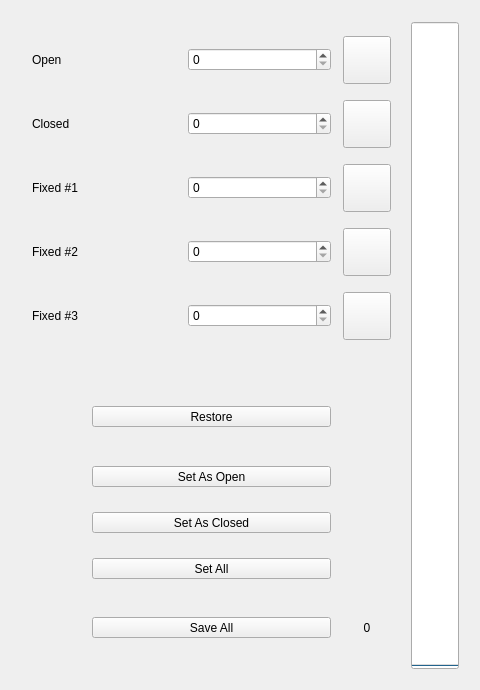
<?xml version="1.0" encoding="UTF-8"?>
<ui version="4.0">
 <class>PageHome</class>
 <widget class="QWidget" name="PageHome">
  <property name="geometry">
   <rect>
    <x>0</x>
    <y>0</y>
    <width>480</width>
    <height>690</height>
   </rect>
  </property>
  <widget class="QWidget" name="horizontalLayoutWidget">
   <property name="geometry">
    <rect>
     <x>10</x>
     <y>10</y>
     <width>461</width>
     <height>671</height>
    </rect>
   </property>
   <layout class="QHBoxLayout" name="layout">
    <property name="spacing">
     <number>0</number>
    </property>
    <property name="sizeConstraint">
     <enum>QLayout::SetNoConstraint</enum>
    </property>
    <item>
     <layout class="QGridLayout" name="layPanels">
      <property name="sizeConstraint">
       <enum>QLayout::SetNoConstraint</enum>
      </property>
      <property name="spacing">
       <number>0</number>
      </property>
      <item row="0" column="0">
       <widget class="QWidget" name="pageTopLeft" native="true">
        <property name="sizePolicy">
         <sizepolicy hsizetype="Expanding" vsizetype="Expanding">
          <horstretch>0</horstretch>
          <verstretch>0</verstretch>
         </sizepolicy>
        </property>
        <widget class="QWidget" name="layoutWidget1">
         <property name="geometry">
          <rect>
           <x>10</x>
           <y>10</y>
           <width>371</width>
           <height>336</height>
          </rect>
         </property>
         <layout class="QGridLayout" name="layTopLeft">
          <property name="sizeConstraint">
           <enum>QLayout::SetNoConstraint</enum>
          </property>
          <property name="leftMargin">
           <number>12</number>
          </property>
          <property name="topMargin">
           <number>12</number>
          </property>
          <property name="bottomMargin">
           <number>12</number>
          </property>
          <property name="spacing">
           <number>12</number>
          </property>
          <item row="3" column="1">
           <widget class="SpinBox" name="sbxFixed2">
            <property name="maximum">
             <number>127</number>
            </property>
           </widget>
          </item>
          <item row="1" column="0">
           <widget class="QLabel" name="lblClosed">
            <property name="text">
             <string>Closed</string>
            </property>
           </widget>
          </item>
          <item row="4" column="1">
           <widget class="SpinBox" name="sbxFixed3">
            <property name="maximum">
             <number>127</number>
            </property>
           </widget>
          </item>
          <item row="3" column="0">
           <widget class="QLabel" name="lblFixed2">
            <property name="text">
             <string>Fixed #2</string>
            </property>
           </widget>
          </item>
          <item row="4" column="0">
           <widget class="QLabel" name="lblFixed3">
            <property name="text">
             <string>Fixed #3</string>
            </property>
           </widget>
          </item>
          <item row="4" column="2">
           <widget class="QToolButton" name="tbnSetFixed3">
            <property name="minimumSize">
             <size>
              <width>48</width>
              <height>48</height>
             </size>
            </property>
            <property name="icon">
             <iconset resource="../../resources/resources.qrc">
              <normaloff>:/icons/check.png</normaloff>:/icons/check.png</iconset>
            </property>
            <property name="iconSize">
             <size>
              <width>24</width>
              <height>24</height>
             </size>
            </property>
           </widget>
          </item>
          <item row="1" column="2">
           <widget class="QToolButton" name="tbnSetClosed">
            <property name="minimumSize">
             <size>
              <width>48</width>
              <height>48</height>
             </size>
            </property>
            <property name="icon">
             <iconset resource="../../resources/resources.qrc">
              <normaloff>:/icons/check.png</normaloff>:/icons/check.png</iconset>
            </property>
            <property name="iconSize">
             <size>
              <width>24</width>
              <height>24</height>
             </size>
            </property>
           </widget>
          </item>
          <item row="0" column="0">
           <widget class="QLabel" name="lblOpen">
            <property name="text">
             <string>Open</string>
            </property>
           </widget>
          </item>
          <item row="2" column="0">
           <widget class="QLabel" name="lblFixed1">
            <property name="text">
             <string>Fixed #1</string>
            </property>
           </widget>
          </item>
          <item row="2" column="1">
           <widget class="SpinBox" name="sbxFixed1">
            <property name="maximum">
             <number>127</number>
            </property>
           </widget>
          </item>
          <item row="0" column="1">
           <widget class="SpinBox" name="sbxOpen">
            <property name="maximum">
             <number>1023</number>
            </property>
           </widget>
          </item>
          <item row="2" column="2">
           <widget class="QToolButton" name="tbnSetFixed1">
            <property name="minimumSize">
             <size>
              <width>48</width>
              <height>48</height>
             </size>
            </property>
            <property name="icon">
             <iconset resource="../../resources/resources.qrc">
              <normaloff>:/icons/check.png</normaloff>:/icons/check.png</iconset>
            </property>
            <property name="iconSize">
             <size>
              <width>24</width>
              <height>24</height>
             </size>
            </property>
           </widget>
          </item>
          <item row="1" column="1">
           <widget class="SpinBox" name="sbxClosed">
            <property name="maximum">
             <number>1023</number>
            </property>
           </widget>
          </item>
          <item row="0" column="2">
           <widget class="QToolButton" name="tbnSetOpen">
            <property name="minimumSize">
             <size>
              <width>48</width>
              <height>48</height>
             </size>
            </property>
            <property name="icon">
             <iconset resource="../../resources/resources.qrc">
              <normaloff>:/icons/check.png</normaloff>:/icons/check.png</iconset>
            </property>
            <property name="iconSize">
             <size>
              <width>24</width>
              <height>24</height>
             </size>
            </property>
           </widget>
          </item>
          <item row="3" column="2">
           <widget class="QToolButton" name="tbnSetFixed2">
            <property name="minimumSize">
             <size>
              <width>48</width>
              <height>48</height>
             </size>
            </property>
            <property name="text">
             <string/>
            </property>
            <property name="icon">
             <iconset resource="../../resources/resources.qrc">
              <normaloff>:/icons/check.png</normaloff>:/icons/check.png</iconset>
            </property>
            <property name="iconSize">
             <size>
              <width>24</width>
              <height>24</height>
             </size>
            </property>
           </widget>
          </item>
         </layout>
        </widget>
       </widget>
      </item>
      <item row="1" column="0">
       <widget class="QWidget" name="pageBottomRight" native="true">
        <property name="sizePolicy">
         <sizepolicy hsizetype="Expanding" vsizetype="Expanding">
          <horstretch>0</horstretch>
          <verstretch>0</verstretch>
         </sizepolicy>
        </property>
        <widget class="QWidget" name="layoutWidget">
         <property name="geometry">
          <rect>
           <x>10</x>
           <y>10</y>
           <width>371</width>
           <height>337</height>
          </rect>
         </property>
         <layout class="QGridLayout" name="layBottomRight">
          <property name="sizeConstraint">
           <enum>QLayout::SetNoConstraint</enum>
          </property>
          <property name="leftMargin">
           <number>12</number>
          </property>
          <property name="topMargin">
           <number>12</number>
          </property>
          <property name="bottomMargin">
           <number>12</number>
          </property>
          <property name="horizontalSpacing">
           <number>12</number>
          </property>
          <property name="verticalSpacing">
           <number>0</number>
          </property>
          <item row="2" column="1">
           <widget class="QToolButton" name="tbnSetAsClosed">
            <property name="sizePolicy">
             <sizepolicy hsizetype="Expanding" vsizetype="Fixed">
              <horstretch>0</horstretch>
              <verstretch>0</verstretch>
             </sizepolicy>
            </property>
            <property name="text">
             <string>Set As Closed</string>
            </property>
            <property name="icon">
             <iconset resource="../../resources/resources.qrc">
              <normaloff>:/icons/check.png</normaloff>:/icons/check.png</iconset>
            </property>
            <property name="iconSize">
             <size>
              <width>24</width>
              <height>24</height>
             </size>
            </property>
            <property name="toolButtonStyle">
             <enum>Qt::ToolButtonTextUnderIcon</enum>
            </property>
           </widget>
          </item>
          <item row="1" column="1">
           <widget class="QToolButton" name="tbnSetAsOpen">
            <property name="sizePolicy">
             <sizepolicy hsizetype="Expanding" vsizetype="Fixed">
              <horstretch>0</horstretch>
              <verstretch>0</verstretch>
             </sizepolicy>
            </property>
            <property name="text">
             <string>Set As Open</string>
            </property>
            <property name="icon">
             <iconset resource="../../resources/resources.qrc">
              <normaloff>:/icons/check.png</normaloff>:/icons/check.png</iconset>
            </property>
            <property name="iconSize">
             <size>
              <width>24</width>
              <height>24</height>
             </size>
            </property>
            <property name="toolButtonStyle">
             <enum>Qt::ToolButtonTextUnderIcon</enum>
            </property>
           </widget>
          </item>
          <item row="5" column="3">
           <widget class="QLabel" name="lblHHLevel">
            <property name="sizePolicy">
             <sizepolicy hsizetype="Fixed" vsizetype="Fixed">
              <horstretch>0</horstretch>
              <verstretch>0</verstretch>
             </sizepolicy>
            </property>
            <property name="minimumSize">
             <size>
              <width>48</width>
              <height>48</height>
             </size>
            </property>
            <property name="text">
             <string notr="true">0</string>
            </property>
            <property name="textFormat">
             <enum>Qt::PlainText</enum>
            </property>
            <property name="alignment">
             <set>Qt::AlignCenter</set>
            </property>
           </widget>
          </item>
          <item row="0" column="1">
           <widget class="QToolButton" name="tbnRestore">
            <property name="sizePolicy">
             <sizepolicy hsizetype="Expanding" vsizetype="Fixed">
              <horstretch>0</horstretch>
              <verstretch>0</verstretch>
             </sizepolicy>
            </property>
            <property name="text">
             <string>Restore</string>
            </property>
            <property name="icon">
             <iconset resource="../../resources/resources.qrc">
              <normaloff>:/icons/restore.png</normaloff>:/icons/restore.png</iconset>
            </property>
            <property name="iconSize">
             <size>
              <width>24</width>
              <height>24</height>
             </size>
            </property>
            <property name="toolButtonStyle">
             <enum>Qt::ToolButtonTextUnderIcon</enum>
            </property>
           </widget>
          </item>
          <item row="5" column="1">
           <widget class="QToolButton" name="tbnSaveAll">
            <property name="sizePolicy">
             <sizepolicy hsizetype="Expanding" vsizetype="Fixed">
              <horstretch>0</horstretch>
              <verstretch>0</verstretch>
             </sizepolicy>
            </property>
            <property name="text">
             <string>Save All</string>
            </property>
            <property name="icon">
             <iconset resource="../../resources/resources.qrc">
              <normaloff>:/icons/microchip.png</normaloff>:/icons/microchip.png</iconset>
            </property>
            <property name="iconSize">
             <size>
              <width>24</width>
              <height>24</height>
             </size>
            </property>
            <property name="toolButtonStyle">
             <enum>Qt::ToolButtonTextUnderIcon</enum>
            </property>
           </widget>
          </item>
          <item row="4" column="1">
           <widget class="QToolButton" name="tbnSetAll">
            <property name="sizePolicy">
             <sizepolicy hsizetype="Expanding" vsizetype="Fixed">
              <horstretch>0</horstretch>
              <verstretch>0</verstretch>
             </sizepolicy>
            </property>
            <property name="text">
             <string>Set All</string>
            </property>
            <property name="icon">
             <iconset resource="../../resources/resources.qrc">
              <normaloff>:/icons/check.png</normaloff>:/icons/check.png</iconset>
            </property>
            <property name="iconSize">
             <size>
              <width>24</width>
              <height>24</height>
             </size>
            </property>
            <property name="toolButtonStyle">
             <enum>Qt::ToolButtonTextUnderIcon</enum>
            </property>
           </widget>
          </item>
          <item row="0" column="0">
           <spacer name="hsp">
            <property name="orientation">
             <enum>Qt::Horizontal</enum>
            </property>
            <property name="sizeType">
             <enum>QSizePolicy::Fixed</enum>
            </property>
            <property name="sizeHint" stdset="0">
             <size>
              <width>60</width>
              <height>48</height>
             </size>
            </property>
           </spacer>
          </item>
         </layout>
        </widget>
       </widget>
      </item>
     </layout>
    </item>
    <item>
     <layout class="QVBoxLayout" name="layHHLevelBar">
      <property name="spacing">
       <number>0</number>
      </property>
      <property name="sizeConstraint">
       <enum>QLayout::SetNoConstraint</enum>
      </property>
      <property name="leftMargin">
       <number>12</number>
      </property>
      <property name="topMargin">
       <number>12</number>
      </property>
      <property name="rightMargin">
       <number>12</number>
      </property>
      <property name="bottomMargin">
       <number>12</number>
      </property>
      <item>
       <widget class="LevelBar" name="pbrHHLevel">
        <property name="sizePolicy">
         <sizepolicy hsizetype="Fixed" vsizetype="Expanding">
          <horstretch>0</horstretch>
          <verstretch>0</verstretch>
         </sizepolicy>
        </property>
        <property name="minimumSize">
         <size>
          <width>48</width>
          <height>0</height>
         </size>
        </property>
        <property name="maximum">
         <number>1023</number>
        </property>
        <property name="value">
         <number>0</number>
        </property>
        <property name="orientation">
         <enum>Qt::Vertical</enum>
        </property>
       </widget>
      </item>
     </layout>
    </item>
   </layout>
  </widget>
 </widget>
 <customwidgets>
  <customwidget>
   <class>SpinBox</class>
   <extends>QSpinBox</extends>
   <header>spinbox.h</header>
  </customwidget>
  <customwidget>
   <class>LevelBar</class>
   <extends>QProgressBar</extends>
   <header>levelbar.h</header>
  </customwidget>
 </customwidgets>
 <resources>
  <include location="../../resources/resources.qrc"/>
 </resources>
 <connections/>
</ui>
